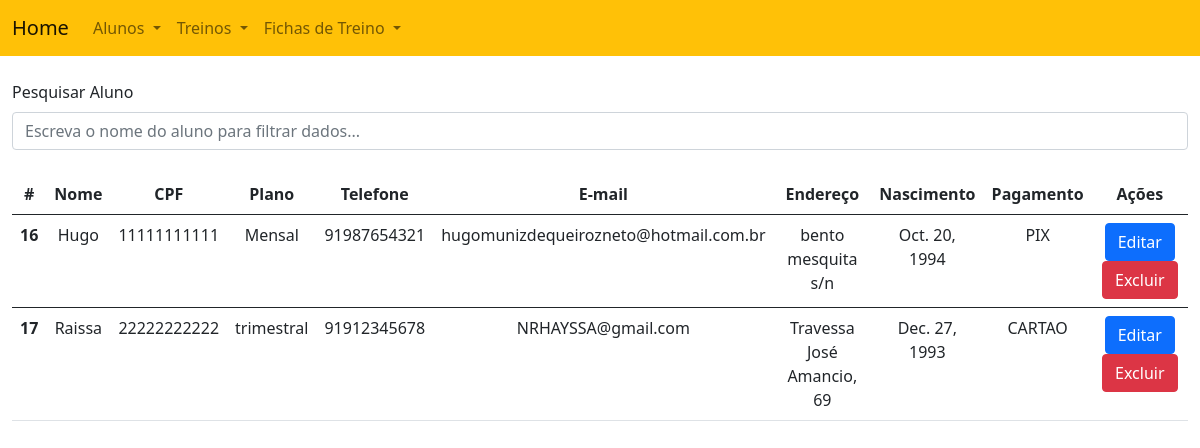
The page /aluno/listar/ on the database as committed earlier.
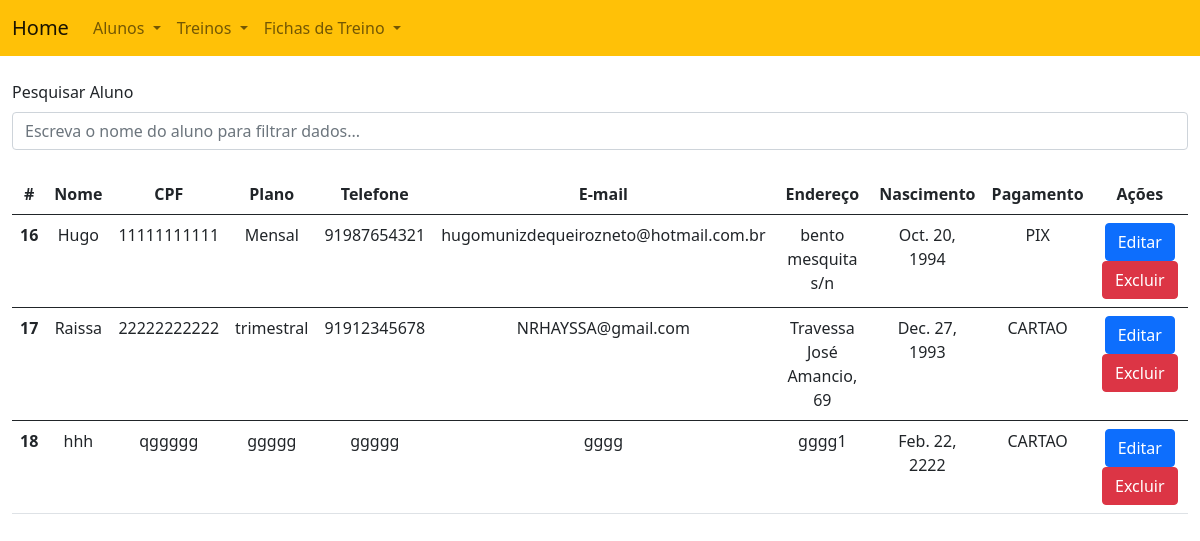
The same page on the database as committed later.
### academia_modulo/models.py (models this page shows, shortened)
class Aluno (models.Model):
    nome = models.CharField(max_length=100)
    cpf = models.CharField(max_length=11)
    plano = models.CharField(max_length=100)
    telefone = models.CharField(max_length=100)
    endereco = models.CharField(max_length=100)
    email = models.CharField(max_length=20)
    nascimento = models.DateField()
    forma_pagamento = models.CharField(max_length=100, default='')

### academia_modulo/views.py (the view)
# urls.py: path('aluno/listar/', listar_alunos, name='listar_alunos'),
def listar_alunos(request):
    alunos = Aluno.objects.all()
    return render(request, 'listar_alunos.html', {'alunos': alunos})

### templates/listar_alunos.html (shortened to what this page needs)
{% extends "menu.html" %}
{% load static %}
{% block body %}
<div class="container-fluid">
<br>
<label for="pesquisaAluno" class="form-label">Pesquisar Aluno</label>
<input class="form-control" id="pesquisaAluno" placeholder="Escreva o nome do aluno para filtrar dados..." onkeyup="filtrarAlunos()">
    <br>
    <table class="table" id="tabelaAlunos" style="text-align: center;">
        <thead>
        <tr>
            <th scope="col">#</th>
            <th scope="col">Nome</th>
            <th scope="col">CPF</th>
            <th scope="col">Plano</th>
            <th scope="col">Telefone</th>
            <th scope="col">E-mail</th>
            <th scope="col">Endereço</th>
            <th scope="col">Nascimento</th>
            <th scope="col">Pagamento</th>
            <th scope="col" >Ações</th>
        </tr>
        </thead>
        {% for aluno in alunos %}
        <tbody>
        <tr>
            <th scope="row">{{aluno.id}}</th>
            <td>{{aluno.nome}}</td>
            <td>{{aluno.cpf}}</td>
            <td>{{aluno.plano}}</td>
            <td>{{aluno.telefone}}</td>
            <td>{{aluno.email}}</td>
            <td>{{aluno.endereco}}</td>
            <td>{{aluno.nascimento}}</td>
            <td>{{aluno.forma_pagamento}}</td>
            <td><a href="{% url 'academia_modulo:aluno_edit' aluno.id %}" class="btn btn-primary">Editar</a>
            <a href="{% url 'academia_modulo:aluno_delete' aluno.id %}" onclick="return confirm('Tem certeza que deseja excluir este aluno?')" class="btn btn-danger">Excluir</a></td>
        </tr>
        </tbody>
        {% endfor %}
    </table>
</div>
{% endblock %}

Rows that differ between the two databases and show on the page:
added Aluno: id "18", nome "hhh", cpf "qggggg", plano "ggggg", telefone "ggggg", email "gggg", endereco "gggg1", nascimento "Feb. 22, 2222", forma_pagamento "CARTAO"
